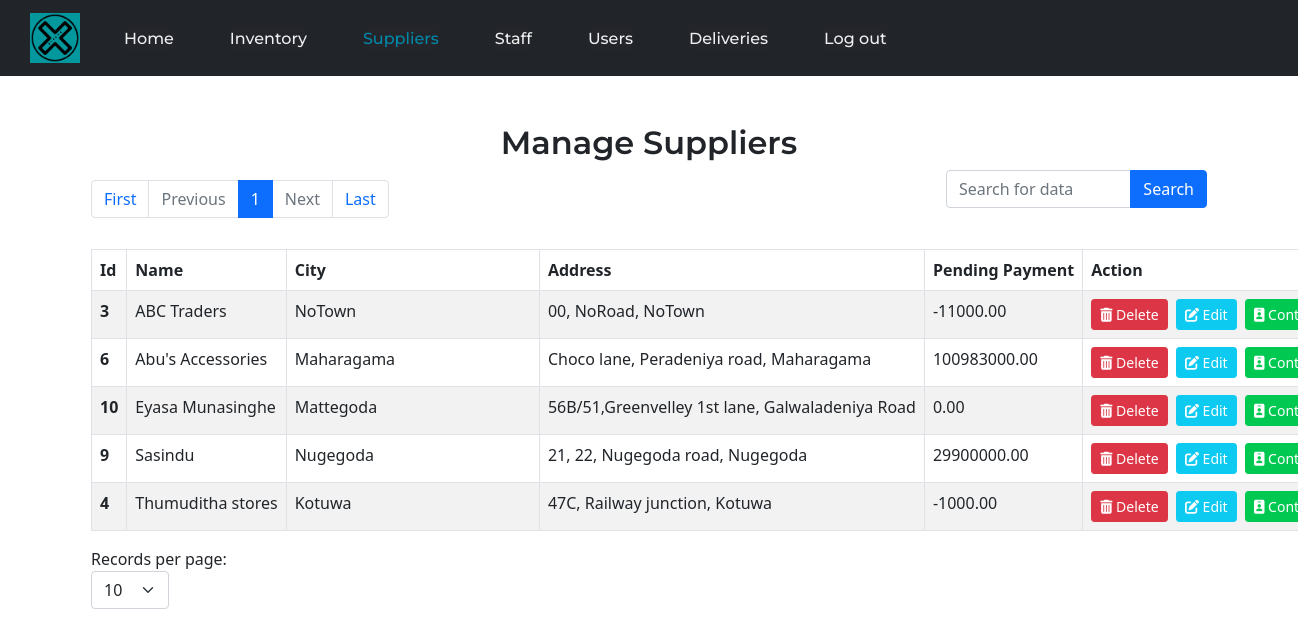
The app's page /View/SuppliersManageSuppliers.php (signed in) with its own data.
### tables this page shows
CREATE TABLE `supplier` (
  `supplier_id` int(11) NOT NULL,
  `supplier_name` varchar(256) NOT NULL,
  `supplier_location` varchar(256) NOT NULL,
  `supplier_address` varchar(256) NOT NULL,
  `supplier_pending_payment` decimal(12,2) NOT NULL DEFAULT 0.00,
  `supplier_status` int(11) NOT NULL DEFAULT 1
);

### View/SuppliersManageSuppliers.php (the view, shortened to what this page needs)
<?php
$thisDBConnection = new DbConnection();
$myCon = $thisDBConnection->con;
if (isset($_GET['page'])) {
    $page = $_GET['page'];
} else {
    $page = 1;
}
if(isset($_POST['limitSelector'])){
    $_SESSION['limitStaff'] = $_POST['limitSelector'];
    $limit = $_POST['limitSelector'];
    $page = 1;
}else{
    if(isset($_SESSION['limitStaff'])){
        $limit = $_SESSION['limitStaff'];
    }else{
        $limit = 10;
    }
}
$start = ($page - 1) * $limit;
if (isset($_GET["search"])) {
    $filters = $_GET["search"];
    $page = 0;
    $sql = "SELECT * FROM supplier WHERE CONCAT(supplier_name, supplier_location, supplier_address, supplier_pending_payment) LIKE '%$filters%' AND supplier_status=1 ORDER BY supplier_name, supplier_location;";
    $result = $myCon->query($sql) or die($myCon->error);
    $resCheck = mysqli_num_rows($result);
    if ($resCheck > 0) {
        $suppliers = $result->fetch_all(MYSQLI_ASSOC);
    } else {
        $msg = "No records have been read from the database";
        $msg = base64_encode($msg);
        header("location: ../View/SuppliersManageSuppliers.php?msg=$msg");
        exit();
    }
} else {
    $sql = "SELECT * FROM supplier WHERE supplier_status=1 ORDER BY supplier_name, supplier_location LIMIT $start, $limit;";
    $result = $myCon->query($sql) or die($myCon->error);
    $resCheck = mysqli_num_rows($result);
    if ($resCheck > 0) {
        $suppliers = $result->fetch_all(MYSQLI_ASSOC);
    } else {
        $msg = "No records have been read form the database";
        $msg = base64_encode($msg);
        header("location: ../View/Suppliers.php?msg=$msg");
        exit();
    }
}
$sqlNew = "SELECT count(supplier_id) AS supplier_id FROM supplier WHERE supplier_status = 1";
$resultNew = $myCon->query($sqlNew) or die($myCon->error);
$supplierCount = $resultNew->fetch_all(MYSQLI_ASSOC);
$total = $supplierCount[0]['supplier_id'];
$pages = ceil($total / $limit);
$previous = $page - 1;
$next = $page + 1;
?>
<!DOCTYPE html>
<html>
<head>
    <link rel="stylesheet" type="text/css" href="../bootstrap/bootstrap-5.0.2-dist/css/bootstrap.min.css">
    <link rel="stylesheet" type="text/css" href="../CSS/HeaderStyles.css">
    <link rel="stylesheet" type="text/css" href="../CSS/SuppliersManageSuppliersStyles.css">
</head>
<body>
    <nav class="navbar navbar-expand-lg navbar-dark bg-dark">
        <a class="navbar-brand" href="#">
            <img class="logo" src="../Commons/Icons/logotest.png" alt="logo" width="50px" height="50px">
        </a>
        <div class="collapse navbar-collapse" id="navbarSupportedContent">
            <form action="../Controller/HeaderController.php" method="post">
                <ul class="navbar-nav mr-auto navLinks">
                    <li id="nav1" class="nav-item">
                        <a class="nav-link" href="#"> <button class="btnToTxt" type="submit" name="submit" value="navHome"> Home </button> </a>
                    </li>
                    <li id="nav2" class="nav-item">
                        <a class="nav-link" href="#"> <button class="btnToTxt" type="submit" name="submit" value="navInventory"> Inventory </button> </a>
                    </li>
                    <li id="nav3" class="nav-item">
                        <a class="nav-link" href="#"> <button class="activeItem btnToTxt" type="submit" name="submit" value="navSuppliers"> Suppliers </button> </a>
                    </li>
                    <li id="nav4" class="nav-item">
                        <a class="nav-link" href="#"> <button class="btnToTxt" type="submit" name="submit" value="navStaff"> Staff </button> </a>
                    </li>
                    <li id="nav5" class="nav-item">
                        <a class="nav-link" href="#"> <button class="btnToTxt" type="submit" name="submit" value="navProfile"> Users </button> </a>
                    </li>
                    <li id="nav7" class="nav-item">
                        <a class="nav-link" href="#"> <button class="btnToTxt" type="submit" name="submit" value="navDelivery"> Deliveries </button> </a>
                    </li>
                    <li id="nav6" class="nav-item">
                        <a class="nav-link" href="#"> <button class="btnToTxt" type="submit" name="submit" value="navLogout"> Log out </button> </a>
                    </li>
                </ul>
            </form>
        </div>
    </nav>
    <br><br>
    <div class="container">
        <div class="row">
            <div class="col-12">
                <h2 class="TitleTxt">Manage Suppliers</h2>
            </div>
        </div>
        <div class="row">
            <div class="col-9">
                <nav class="paginationNav">
                    <ul class="pagination">
                        <li class="page-item">
                            <a class="page-link" href="SuppliersManageSuppliers.php?page=1">First</a>
                        </li>
                        <li class="page-item <?php if ($page == 1 || $page == 0) {
                                                    echo "disabled";
                                                } ?>">
                            <a class="page-link" href="SuppliersManageSuppliers.php?page=<?php echo $previous; ?>">Previous</a>
                        </li>
                        <?php for ($i = 1; $i <= $pages; $i++) { ?>
                            <li class="page-item<?php if ($i == $page) {
                                                    echo " active";
                                                } ?>">
                                <a class="page-link" href="SuppliersManageSuppliers.php?page=<?php echo $i; ?>"> <?php echo $i; ?> </a>
                            </li>
                        <?php } ?>
                        <li class="page-item <?php if ($page == $pages || $page == 0) {
                                                    echo "disabled";
                                                } ?>">
                            <a class="page-link" href="SuppliersManageSuppliers.php?page=<?php echo $next; ?>">Next</a>
                        </li>
                        <li class="page-item">
                            <a class="page-link" href="SuppliersManageSuppliers.php?page=<?php echo $pages; ?>">Last</a>
                        </li>
                    </ul>
                </nav>
            </div>
            <div class="col-3">
                <form action="" method="get">
                    <div class="input-group mb-3">
                        <input id="search" name="search" value="<?php if (isset($_GET["search"])) {
                                                                    echo $_GET["search"];
                                                                } ?>" type="text" class="form-control" placeholder="Search for data">
                        <button type="submit" class="btn btn-primary">Search</button>
                    </div>
                </form>
            </div>
        </div>
        <div class="row">
            <div class="col-12">
                <table class="table table-striped table-hover table-bordered table-responsive">
                    <thead>
                        <tr>
                            <th scope="col">Id</th>
                            <th scope="col">Name</th>
                            <th scope="col">City</th>
                            <th scope="col">Address</th>
                            <th scope="col">Pending Payment</th>
                            <th scope="th-sm" id="Action">Action</th>
                        </tr>
                    </thead>
                    <tbody>
                        <?php foreach ($suppliers as $supplier) { ?>
                            <tr>
                                <th scope="row"><?php echo $supplier['supplier_id'] ?></th>
                                <td id="name<?php echo $supplier['supplier_id'] ?>"> <?php echo $supplier['supplier_name'] ?></td>
                                <td id="location<?php echo $supplier['supplier_id'] ?>"><?php echo $supplier['supplier_location'] ?>&nbsp;&nbsp;&nbsp;&nbsp;&nbsp;&nbsp;&nbsp;&nbsp;&nbsp;&nbsp;&nbsp;&nbsp;&nbsp;&nbsp;</td>
                                <td id="address<?php echo $supplier['supplier_id'] ?>"><?php echo $supplier['supplier_address'] ?></td>
                                <td id="pendingPayment<?php echo $supplier['supplier_id'] ?>"><?php echo $supplier['supplier_pending_payment'] ?></td>
                                <td>
                                    <button type="button" class="btn btn-sm btn-danger" name="deleteButton" id="del<?php echo $supplier['supplier_id'] ?>" onclick="openDeleteModal(this.id)"><i class="fa-solid fa-trash-can"></i>&nbsp;Delete</button>&nbsp;
                                    <button type="button" class="btn btn-sm btn-info" name="editButton" id="edit<?php echo $supplier['supplier_id'] ?>" onclick="openEditModal(this.id)"><i class="fa-solid fa-pen-to-square"></i>&nbsp;Edit</button>&nbsp;
                                    <button type="button" class="btn btn-sm btn-half-success" name="contactButton" id="contact-<?php echo $supplier['supplier_id'] ?>" onclick="openContactModal(this.id)"><i class="fa-solid fa-id-badge"></i>&nbsp;Contact</button>
                                </td>
                            </tr>
                        <?php } ?>
                    </tbody>
                </table>
            </div>
        </div>
        <div class="row">
            <form action="#" method="post" class="limitSelectForm">
                <label>Records per page:</label>
                <select id="limitSelector" name="limitSelector" class="form-select limitSelect" onchange="changeLimits()">
                    <option <?php if($limit == 10){ echo "selected"; } ?> value="10">10</option>
                </select>
            </form>
        </div>
    </div>
</body>
</html>

### CSS/HeaderStyles.css (style rules this page uses)
* { box-sizing: border-box; margin: 0; padding: 0; }
nav { padding-top: 1.2%; padding-bottom: 1.2%; padding-left: 30px; }
.logo { cursor:pointer; }
.navLinks { display: flex; align-items: center; list-style: none; margin-bottom: 0; }
.navLinks li { display: inline-block; padding-top: 0; padding-bottom: 0; padding-left: 20px; padding-right: 20px; }
.navLinks li a button { transition: all 0.3s ease 0s; }
.btnToTxt { font-family: "Montserrat", sans-serif; font-weight: 500; font-size: 16px; color: #edf0f1; text-decoration: none; background-color:#24252A; border:none; outline: none; margin:0; padding:0; color: #edf0f1; }
.activeItem { color: #0088a9; }

### CSS/SuppliersManageSuppliersStyles.css (style rules this page uses)
.TitleTxt { font-family: "Montserrat", sans-serif; font-weight: 600; text-align: center; }
.paginationNav { padding-left: 0; padding-right: 0; padding-bottom: 0.9rem; }
.limitSelect { width: auto; margin: 0; }
.limitSelectForm { margin-bottom: 2rem; }
table { table-layout: auto; }
td, th { white-space: nowrap; overflow: hidden; text-overflow: ellipsis; }
.btn-info { color: white; }
.btn-half-success { background-color:#00C851; border-color: #00C851; color: white; transition: 0.3s; }
#Action { width: 5%; }

### records on screen
supplier: supplier_id "3", supplier_name "ABC Traders", supplier_location "NoTown", supplier_address "00, NoRoad, NoTown", supplier_pending_payment "-11000.00"
supplier: supplier_id "6", supplier_name "Abu's Accessories", supplier_location "Maharagama", supplier_address "Choco lane, Peradeniya road, Maharagama", supplier_pending_payment "100983000.00"
supplier: supplier_id "10", supplier_name "Eyasa Munasinghe", supplier_location "Mattegoda", supplier_address "56B/51,Greenvelley 1st lane, Galwaladeniya Road", supplier_pending_payment "0.00"
supplier: supplier_id "9", supplier_name "Sasindu", supplier_location "Nugegoda", supplier_address "21, 22, Nugegoda road, Nugegoda", supplier_pending_payment "29900000.00"
supplier: supplier_id "4", supplier_name "Thumuditha stores", supplier_location "Kotuwa", supplier_address "47C, Railway junction, Kotuwa", supplier_pending_payment "-1000.00"
